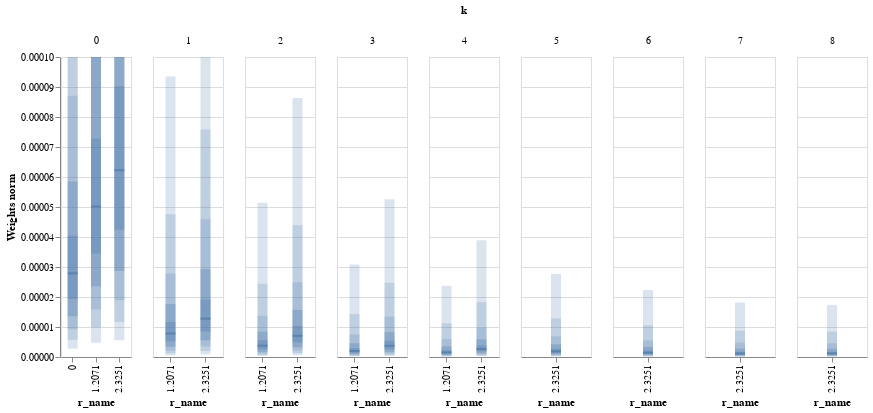

The notebook cell this image was saved under:
### Code cell
weights_grad = torch.cat([m.weights.grad.flatten(end_dim=1) for m in net.modules() if isinstance(m, SteeredConv2d) and m.weights.shape[-1]==27])
base.plot_weights_dist(weights_grad, wrange=(1e-10, 1e-4))

### Figure 1 — Vega-Lite specification as saved in the notebook (floating-point values rounded to 4 significant figures)
{"config": {"view": {"continuousWidth": 400, "continuousHeight": 300}}, "data": {"name": "data-a8c58a8bca808dba2c8baabd0ab530db"}, "facet": {"column": {"field": "k", "type": "quantitative"}}, "spec": {"layer": [{"mark": {"type": "tick", "thickness": 2, "width": 10, "xOffset": 0}, "encoding": {"x": {"field": "r_name", "type": "nominal"}, "y": {"axis": {}, "field": "median", "scale": {"domain": [1e-10, 0.0001], "type": "linear"}, "title": "Weights norm", "type": "quantitative"}}, "selection": {"selector003": {"type": "interval", "bind": "scales", "encodings": ["y"]}}, "width": 70}, {"mark": {"type": "bar", "opacity": 0.2, "width": 10, "xOffset": 0}, "encoding": {"x": {"field": "r_name", "type": "nominal"}, "y": {"field": "-q0", "title": "", "type": "quantitative"}, "y2": {"field": "q0"}}, "width": 70}, {"mark": {"type": "bar", "opacity": 0.2, "width": 10, "xOffset": 0}, "encoding": {"x": {"field": "r_name", "type": "nominal"}, "y": {"field": "-q1", "title": "", "type": "quantitative"}, "y2": {"field": "q1"}}, "width": 70}, {"mark": {"type": "bar", "opacity": 0.2, "width": 10, "xOffset": 0}, "encoding": {"x": {"field": "r_name", "type": "nominal"}, "y": {"field": "-q2", "title": "", "type": "quantitative"}, "y2": {"field": "q2"}}, "width": 70}, {"mark": {"type": "bar", "opacity": 0.3, "width": 10, "xOffset": 0}, "encoding": {"x": {"field": "r_name", "type": "nominal"}, "y": {"field": "-q3", "title": "", "type": "quantitative"}, "y2": {"field": "q3"}}, "width": 70}, {"mark": {"type": "bar", "opacity": 0.3, "width": 10, "xOffset": 0}, "encoding": {"x": {"field": "r_name", "type": "nominal"}, "y": {"field": "-q4", "title": "", "type": "quantitative"}, "y2": {"field": "q4"}}, "width": 70}]}, "resolve": {"scale": {"x": "independent"}}, "$schema": "https://vega.github.io/schema/vega-lite/v4.17.0.json", "datasets": {"data-a8c58a8bca808dba2c8baabd0ab530db": [{"r_name": 0.0, "k": 0, "r": 0.0, "name": "k=0 r=0.0", "median": 2.79e-05, "q0": 0.0002679, "-q0": 2.78e-06, "q1": 0.0001395, "-q1": 5.773e-06, "q2": 8.705e-05, "-q2": 9.263e-06, "q3": 5.853e-05, "-q3": 1.357e-05, "q4": 4.044e-05, "-q4": 1.936e-05}, {"r_name": 1.207, "k": 0, "r": 1.207, "name": "k=0 r=1.2071068286895752", "median": 5.017e-05, "q0": 0.0004977, "-q0": 4.724e-06, "q1": 0.0002548, "-q1": 9.876e-06, "q2": 0.000158, "-q2": 1.586e-05, "q3": 0.0001062, "-q3": 2.356e-05, "q4": 7.28e-05, "-q4": 3.44e-05}, {"r_name": 2.325, "k": 0, "r": 2.325, "name": "k=0 r=2.325140953063965", "median": 6.225e-05, "q0": 0.0006366, "-q0": 5.569e-06, "q1": 0.0003184, "-q1": 1.166e-05, "q2": 0.0001976, "-q2": 1.895e-05, "q3": 0.0001316, "-q3": 2.864e-05, "q4": 9.025e-05, "-q4": 4.241e-05}, {"r_name": 1.207, "k": 1, "r": 1.207, "name": "k=1 r=1.2071068286895752", "median": 7.843e-06, "q0": 9.346e-05, "-q0": 5.19e-07, "q1": 4.76e-05, "-q1": 1.193e-06, "q2": 2.786e-05, "-q2": 2.123e-06, "q3": 1.766e-05, "-q3": 3.412e-06, "q4": 1.168e-05, "-q4": 5.232e-06}, {"r_name": 2.325, "k": 1, "r": 2.325, "name": "k=1 r=2.325140953063965", "median": 1.277e-05, "q0": 0.0001412, "-q0": 8.461e-07, "q1": 7.585e-05, "-q1": 1.97e-06, "q2": 4.588e-05, "-q2": 3.471e-06, "q3": 2.926e-05, "-q3": 5.535e-06, "q4": 1.918e-05, "-q4": 8.472e-06}, {"r_name": 1.207, "k": 2, "r": 1.207, "name": "k=2 r=1.2071068286895752", "median": 3.794e-06, "q0": 5.142e-05, "-q0": 3.07e-07, "q1": 2.443e-05, "-q1": 6.59e-07, "q2": 1.373e-05, "-q2": 1.111e-06, "q3": 8.441e-06, "-q3": 1.726e-06, "q4": 5.589e-06, "-q4": 2.588e-06}, {"r_name": 2.325, "k": 2, "r": 2.325, "name": "k=2 r=2.325140953063965", "median": 7.063e-06, "q0": 8.63e-05, "-q0": 5.515e-07, "q1": 4.389e-05, "-q1": 1.225e-06, "q2": 2.492e-05, "-q2": 2.085e-06, "q3": 1.566e-05, "-q3": 3.254e-06, "q4": 1.036e-05, "-q4": 4.845e-06}, {"r_name": 1.207, "k": 3, "r": 1.207, "name": "k=3 r=1.2071068286895752", "median": 2.031e-06, "q0": 3.083e-05, "-q0": 1.689e-07, "q1": 1.429e-05, "-q1": 3.603e-07, "q2": 7.519e-06, "-q2": 6.149e-07, "q3": 4.559e-06, "-q3": 9.476e-07, "q4": 2.986e-06, "-q4": 1.396e-06}, {"r_name": 2.325, "k": 3, "r": 2.325, "name": "k=3 r=2.325140953063965", "median": 3.727e-06, "q0": 5.26e-05, "-q0": 3.269e-07, "q1": 2.474e-05, "-q1": 6.736e-07, "q2": 1.348e-05, "-q2": 1.117e-06, "q3": 8.294e-06, "-q3": 1.728e-06, "q4": 5.44e-06, "-q4": 2.571e-06}, {"r_name": 1.207, "k": 4, "r": 1.207, "name": "k=4 r=1.2071068286895752", "median": 1.53e-06, "q0": 2.373e-05, "-q0": 1.144e-07, "q1": 1.126e-05, "-q1": 2.506e-07, "q2": 6e-06, "-q2": 4.377e-07, "q3": 3.557e-06, "-q3": 6.889e-07, "q4": 2.289e-06, "-q4": 1.033e-06}, {"r_name": 2.325, "k": 4, "r": 2.325, "name": "k=4 r=2.325140953063965", "median": 2.667e-06, "q0": 3.89e-05, "-q0": 2.262e-07, "q1": 1.827e-05, "-q1": 4.751e-07, "q2": 9.711e-06, "-q2": 7.992e-07, "q3": 5.883e-06, "-q3": 1.238e-06, "q4": 3.887e-06, "-q4": 1.831e-06}, {"r_name": 2.325, "k": 5, "r": 2.325, "name": "k=5 r=2.325140953063965", "median": 1.892e-06, "q0": 2.771e-05, "-q0": 1.604e-07, "q1": 1.291e-05, "-q1": 3.407e-07, "q2": 6.878e-06, "-q2": 5.684e-07, "q3": 4.218e-06, "-q3": 8.799e-07, "q4": 2.782e-06, "-q4": 1.298e-06}, {"r_name": 2.325, "k": 6, "r": 2.325, "name": "k=6 r=2.325140953063965", "median": 1.456e-06, "q0": 2.234e-05, "-q0": 1.129e-07, "q1": 1.053e-05, "-q1": 2.497e-07, "q2": 5.564e-06, "-q2": 4.291e-07, "q3": 3.352e-06, "-q3": 6.642e-07, "q4": 2.167e-06, "-q4": 9.843e-07}, {"r_name": 2.325, "k": 7, "r": 2.325, "name": "k=7 r=2.325140953063965", "median": 1.153e-06, "q0": 1.819e-05, "-q0": 8.354e-08, "q1": 8.764e-06, "-q1": 1.872e-07, "q2": 4.779e-06, "-q2": 3.251e-07, "q3": 2.803e-06, "-q3": 5.072e-07, "q4": 1.768e-06, "-q4": 7.67e-07}, {"r_name": 2.325, "k": 8, "r": 2.325, "name": "k=8 r=2.325140953063965", "median": 1.192e-06, "q0": 1.733e-05, "-q0": 1.007e-07, "q1": 8.46e-06, "-q1": 2.116e-07, "q2": 4.576e-06, "-q2": 3.562e-07, "q3": 2.741e-06, "-q3": 5.44e-07, "q4": 1.773e-06, "-q4": 8.104e-07}]}}
